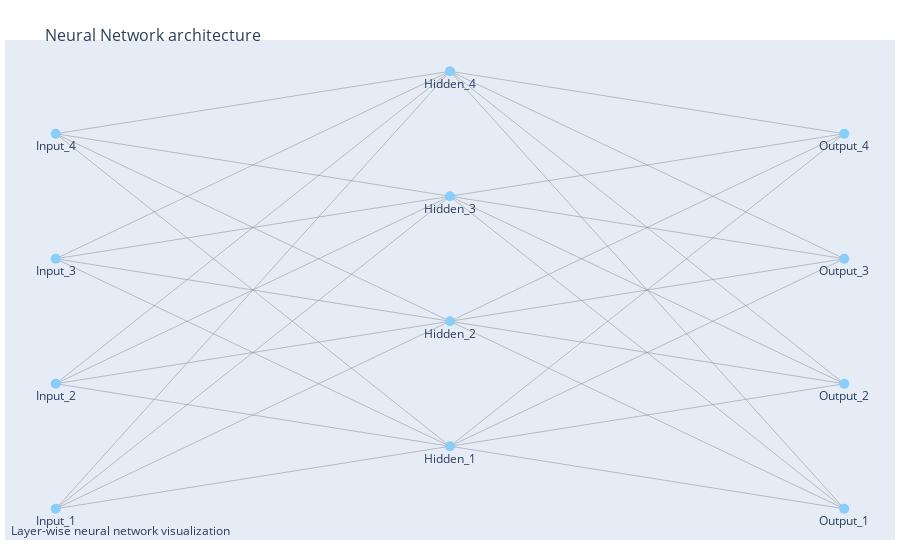

Here is the notebook cell this chart was saved with:
### Code cell
import networkx as nx
import plotly.graph_objects as go

# Create a directed graph
G = nx.DiGraph()

# Add nodes with the layer attribute
input_layer_nodes = [f'Input_{i}' for i in range(1, 5)]
hidden_layer_nodes = [f'Hidden_{i}' for i in range(1, 5)]
output_layer_nodes = [f'Output_{i}' for i in range(1, 5)]

# Add nodes to the graph
for node in input_layer_nodes + hidden_layer_nodes + output_layer_nodes:
    G.add_node(node)

# Connect nodes in the input layer to the hidden layer
for input_node in input_layer_nodes:
    for hidden_node in hidden_layer_nodes:
        G.add_edge(input_node, hidden_node)

# Connect nodes in the hidden layer to the output layer
for hidden_node in hidden_layer_nodes:
    for output_node in output_layer_nodes:
        G.add_edge(hidden_node, output_node)

# Define positions for the three layers
pos = {node: (0, i) for i, node in enumerate(input_layer_nodes)}
pos.update({node: (1, i + 0.5) for i, node in enumerate(hidden_layer_nodes)})
pos.update({node: (2, i) for i, node in enumerate(output_layer_nodes)})

# Draw the nodes
node_trace = go.Scatter(
    x=[pos[node][0] for node in G.nodes()],
    y=[pos[node][1] for node in G.nodes()],
    text=[node for node in G.nodes()],
    mode='markers+text',
    marker=dict(
        size=10,
        color='LightSkyBlue'
    ),
    textposition="bottom center"
)

# Draw the edges
edge_x = []
edge_y = []
for edge in G.edges():
    x0, y0 = pos[edge[0]]
    x1, y1 = pos[edge[1]]
    edge_x.extend([x0, x1, None])
    edge_y.extend([y0, y1, None])

edge_trace = go.Scatter(
    x=edge_x, y=edge_y,
    line=dict(width=0.5, color='#888'),
    hoverinfo='none',
    mode='lines'
)

# Create the figure
fig = go.Figure(data=[edge_trace, node_trace],
                layout=go.Layout(
                    title='<br>Neural Network architecture',
                    titlefont_size=16,
                    showlegend=False,
                    hovermode='closest',
                    margin=dict(b=20, l=5, r=5, t=40),
                    annotations=[dict(
                        text="Layer-wise neural network visualization",
                        showarrow=False,
                        xref="paper", yref="paper",
                        x=0.005, y=-0.002)],
                    xaxis=dict(showgrid=False, zeroline=False, showticklabels=False),
                    yaxis=dict(showgrid=False, zeroline=False, showticklabels=False))
                )
fig.show()

### Figure 1 — Plotly figure (JSON) as saved in the notebook; plotly's stock layout.template omitted (floating-point values rounded to 4 significant figures)
{"data": [{"hoverinfo": "none", "line": {"color": "#888", "width": 0.5}, "mode": "lines", "type": "scatter", "x": [0, 1, null, 0, 1, null, 0, 1, null, 0, 1, null, 0, 1, null, 0, 1, null, 0, 1, null, 0, 1, null, 0, 1, null, 0, 1, null, 0, 1, null, 0, 1, null, 0, 1, null, 0, 1, null, 0, 1, null, 0, 1, null, 1, 2, null, 1, 2, null, 1, 2, null, 1, 2, null, 1, 2, null, 1, 2, null, 1, 2, null, 1, 2, null, 1, 2, null, 1, 2, null, 1, 2, null, 1, 2, null, 1, 2, null, 1, 2, null, 1, 2, null, 1, 2, null], "y": [0, 0.5, null, 0, 1.5, null, 0, 2.5, null, 0, 3.5, null, 1, 0.5, null, 1, 1.5, null, 1, 2.5, null, 1, 3.5, null, 2, 0.5, null, 2, 1.5, null, 2, 2.5, null, 2, 3.5, null, 3, 0.5, null, 3, 1.5, null, 3, 2.5, null, 3, 3.5, null, 0.5, 0, null, 0.5, 1, null, 0.5, 2, null, 0.5, 3, null, 1.5, 0, null, 1.5, 1, null, 1.5, 2, null, 1.5, 3, null, 2.5, 0, null, 2.5, 1, null, 2.5, 2, null, 2.5, 3, null, 3.5, 0, null, 3.5, 1, null, 3.5, 2, null, 3.5, 3, null]}, {"marker": {"color": "LightSkyBlue", "size": 10}, "mode": "markers+text", "text": ["Input_1", "Input_2", "Input_3", "Input_4", "Hidden_1", "Hidden_2", "Hidden_3", "Hidden_4", "Output_1", "Output_2", "Output_3", "Output_4"], "textposition": "bottom center", "type": "scatter", "x": [0, 0, 0, 0, 1, 1, 1, 1, 2, 2, 2, 2], "y": [0, 1, 2, 3, 0.5, 1.5, 2.5, 3.5, 0, 1, 2, 3]}], "layout": {"annotations": [{"showarrow": false, "text": "Layer-wise neural network visualization", "x": 0.005, "xref": "paper", "y": -0.002, "yref": "paper"}], "autosize": true, "hovermode": "closest", "margin": {"b": 20, "l": 5, "r": 5, "t": 40}, "showlegend": false, "title": {"font": {"size": 16}, "text": "<br>Neural Network architecture"}, "xaxis": {"autorange": true, "range": [-0.1265, 2.126], "showgrid": false, "showticklabels": false, "type": "linear", "zeroline": false}, "yaxis": {"autorange": true, "range": [-0.2888, 3.789], "showgrid": false, "showticklabels": false, "type": "linear", "zeroline": false}}}
